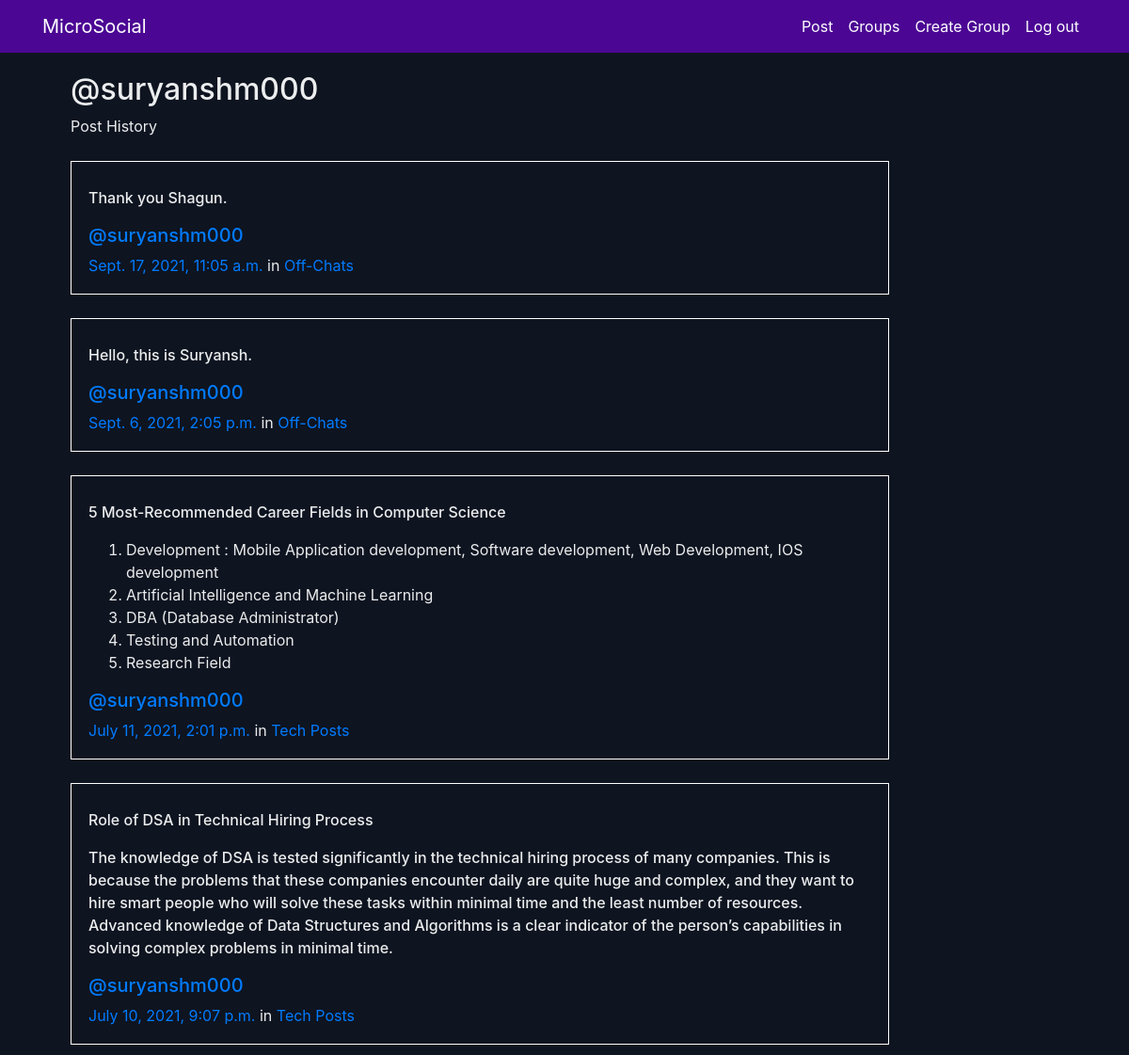
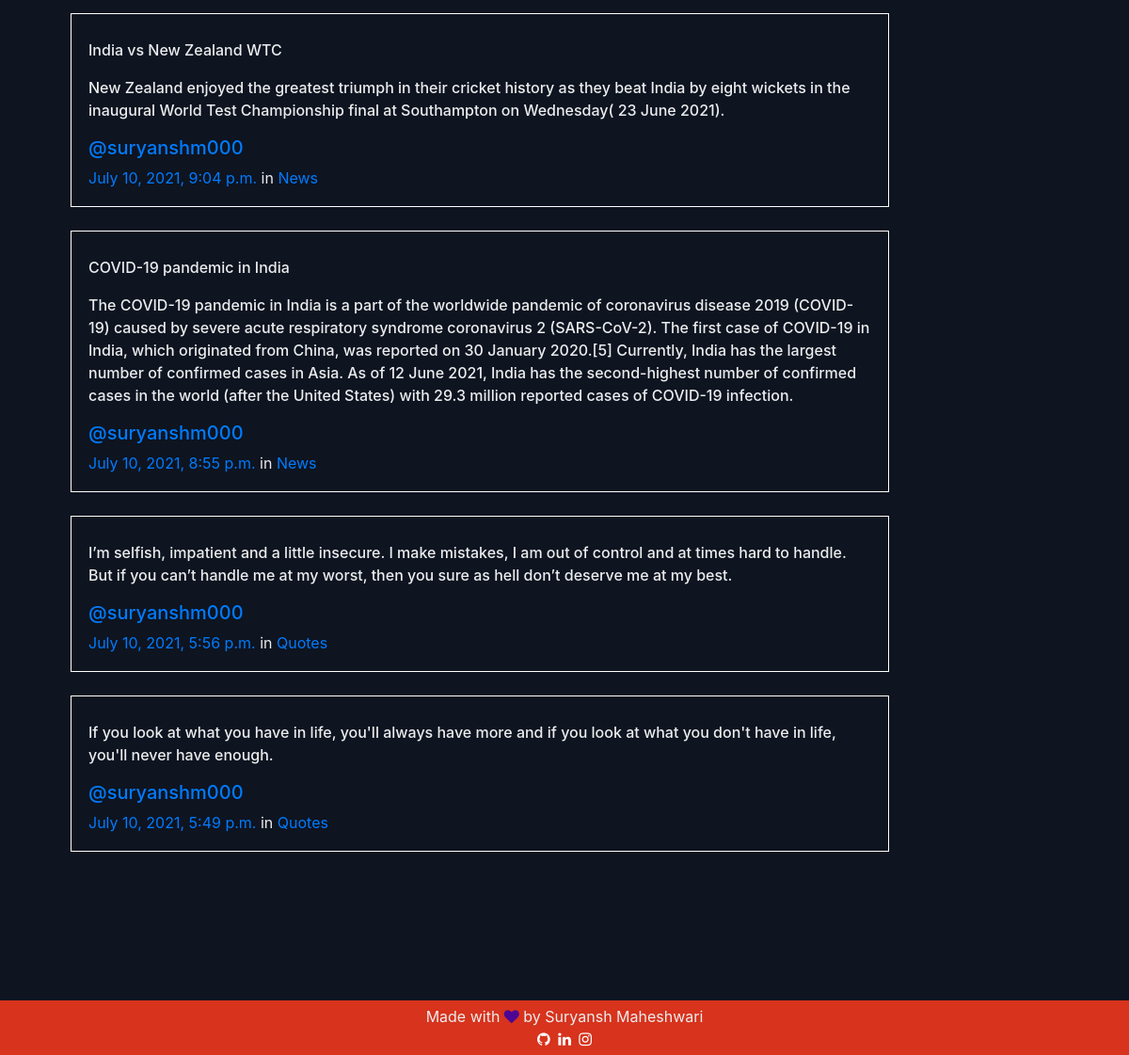
The app's page /posts/by/suryanshm000/ (signed in) with its own data (2 pictures, top to bottom).
### posts/models.py (models this page shows, shortened)
class Post(models.Model):
    user = models.ForeignKey(User, related_name="posts",on_delete=models.CASCADE)
    created_at = models.DateTimeField(auto_now=True)
    message = models.TextField()
    message_html = models.TextField(editable=False)
    group = models.ForeignKey(Group, related_name="posts",null=True, blank=True,on_delete=models.CASCADE)
    class Meta:
        ordering = ["-created_at"]
        unique_together = ["user", "message"]

### groups/models.py (models this page shows, shortened)
class Group(models.Model):
    name = models.CharField(max_length=255, unique=True)
    slug = models.SlugField(allow_unicode=True, unique=True)
    description = models.TextField(blank=True, default='')
    description_html = models.TextField(editable=False, default='', blank=True)
    members = models.ManyToManyField(User,through="GroupMember")
    class Meta:
        ordering = ["name"]

### posts/views.py (the view)
# urls.py: path("by/<username>/",views.UserPosts.as_view(),name="for_user"),
class UserPosts(generic.ListView):
    model = models.Post
    template_name = "posts/user_post_list.html"
    def get_queryset(self):
        try:
            self.post_user = User.objects.prefetch_related("posts").get(
                username__iexact=self.kwargs.get("username")
            )
        except User.DoesNotExist:
            raise Http404
        else:
            return self.post_user.posts.all()
    def get_context_data(self, **kwargs):
        context = super().get_context_data(**kwargs)
        context["post_user"] = self.post_user
        return context

### posts/templates/posts/user_post_list.html
{% extends "posts/post_base.html" %}
{% block prepost %}
<div class="col-md-4">
	<h2>@{{ post_user.username }}</h2>
	<p>Post History</p>
</div>
{% endblock %}
{% block post_content %}
<div class="col-md-10">
	{% for post in post_list %}
		{% include "posts/_post.html" %}
	{% endfor %}
</div>
{% endblock %}

### posts/templates/posts/_post.html (shortened to what this page needs)
<div class="media">
	<div class="media-body">
		<p>{{ post.message_html|safe }}</p>
		<h5 ><a href="{% url 'posts:for_user' username=post.user.username %}">@{{ post.user.username }}</a></h5>
		<time class="time"><a href="{% url 'posts:single' username=post.user.username pk=post.pk %}">{{ post.created_at }}</a></time>
		{% if post.group %}
		<span class="group-name">in <a href="{% url 'groups:single' slug=post.group.slug %}">{{ post.group.name }}</a></span>
		{% endif %}
	</div>
</div>

### static/microsocial/css/master.css (style rules this page uses)
body { margin: 0px; background-color: #0e1420; color:#ebedee; }
.media { margin-top: 25px; border: 0.2px solid white; padding: 18px; padding-top: 10px; }
.media div p { font-weight: 500; }

### records on screen
Post: message_html "Thank you Shagun.", user.username "suryanshm000", created_at "Sept. 17, 2021, 11:05 a.m.", group.name "Off-Chats"
Post: message_html "Hello, this is Suryansh.", user.username "suryanshm000", created_at "Sept. 6, 2021, 2:05 p.m.", group.name "Off-Chats"
Post: message_html "5 Most-Recommended Career Fields in Computer Science Development : Mobile Application development, Software development, Web Development, IOS development Artificial Intelligence and Machine Learning DBA (Database Administrator) Testing and Automation Research Field", user.username "suryanshm000", created_at "July 11, 2021, 2:01 p.m.", group.name "Tech Posts"
Post: message_html "Role of DSA in Technical Hiring Process The knowledge of DSA is tested significantly in the technical hiring process of many companies. This is because the problems that these companies encounter daily are quite huge and complex, and they want to hire smart people who will solve these tasks within minimal time and the least number of resources. Advanced knowledge of Data Structures and Algorithms is a clear indicator of the person’s capabilities in solving complex problems in minimal time.", user.username "suryanshm000", created_at "July 10, 2021, 9:07 p.m.", group.name "Tech Posts"
Post: message_html "India vs New Zealand WTC New Zealand enjoyed the greatest triumph in their cricket history as they beat India by eight wickets in the inaugural World Test Championship final at Southampton on Wednesday( 23 June 2021).", user.username "suryanshm000", created_at "July 10, 2021, 9:04 p.m.", group.name "News"
Post: message_html "COVID-19 pandemic in India The COVID-19 pandemic in India is a part of the worldwide pandemic of coronavirus disease 2019 (COVID-19) caused by severe acute respiratory syndrome coronavirus 2 (SARS-CoV-2). The first case of COVID-19 in India, which originated from China, was reported on 30 January 2020.[5] Currently, India has the largest number of confirmed cases in Asia. As of 12 June 2021, India has the second-highest number of confirmed cases in the world (after the United States) with 29.3 million reported cases of COVID-19 infection.", user.username "suryanshm000", created_at "July 10, 2021, 8:55 p.m.", group.name "News"
Post: message_html "I’m selfish, impatient and a little insecure. I make mistakes, I am out of control and at times hard to handle. But if you can’t handle me at my worst, then you sure as hell don’t deserve me at my best.", user.username "suryanshm000", created_at "July 10, 2021, 5:56 p.m.", group.name "Quotes"
Post: message_html "If you look at what you have in life, you'll always have more and if you look at what you don't have in life, you'll never have enough.", user.username "suryanshm000", created_at "July 10, 2021, 5:49 p.m.", group.name "Quotes"

### other values on screen
{{ post_user.username }} "suryanshm000"
